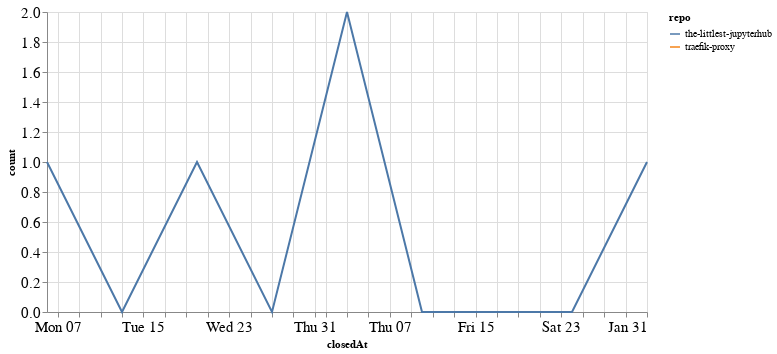

Notebook cell for this chart:
### Code cell
closed_by_time = closed_by.groupby('repo').resample('W', on='closedAt').count()['author'].reset_index()
closed_by_time = closed_by_time.rename(columns={'author': 'count'})

alt.Chart(closed_by_time, width=600).mark_line().encode(
    x='closedAt',
    y='count',
    color='repo',
    tooltip="repo"
)

### Figure 1 — Vega-Lite specification as saved in the notebook (floating-point values rounded to 4 significant figures)
{"config": {"axisLeft": {"labelFontSize": 15}, "axisBottom": {"labelFontSize": 15}}, "data": {"name": "data-6a3778d51155723abf344d6782dc4cda"}, "mark": "line", "encoding": {"color": {"type": "nominal", "field": "repo"}, "tooltip": {"type": "nominal", "field": "repo"}, "x": {"type": "temporal", "field": "closedAt"}, "y": {"type": "quantitative", "field": "count"}}, "width": 600, "$schema": "https://vega.github.io/schema/vega-lite/v4.8.1.json", "datasets": {"data-6a3778d51155723abf344d6782dc4cda": [{"repo": "the-littlest-jupyterhub", "closedAt": "2020-12-06T00:00:00", "count": 1}, {"repo": "the-littlest-jupyterhub", "closedAt": "2020-12-13T00:00:00", "count": 0}, {"repo": "the-littlest-jupyterhub", "closedAt": "2020-12-20T00:00:00", "count": 1}, {"repo": "the-littlest-jupyterhub", "closedAt": "2020-12-27T00:00:00", "count": 0}, {"repo": "the-littlest-jupyterhub", "closedAt": "2021-01-03T00:00:00", "count": 2}, {"repo": "the-littlest-jupyterhub", "closedAt": "2021-01-10T00:00:00", "count": 0}, {"repo": "the-littlest-jupyterhub", "closedAt": "2021-01-17T00:00:00", "count": 0}, {"repo": "the-littlest-jupyterhub", "closedAt": "2021-01-24T00:00:00", "count": 0}, {"repo": "the-littlest-jupyterhub", "closedAt": "2021-01-31T00:00:00", "count": 1}, {"repo": "traefik-proxy", "closedAt": "2020-12-06T00:00:00", "count": 1}]}}
